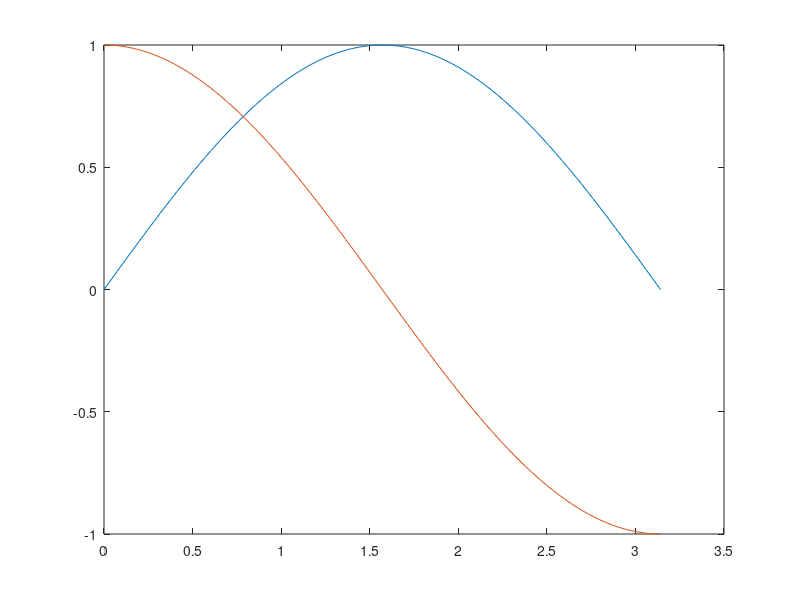
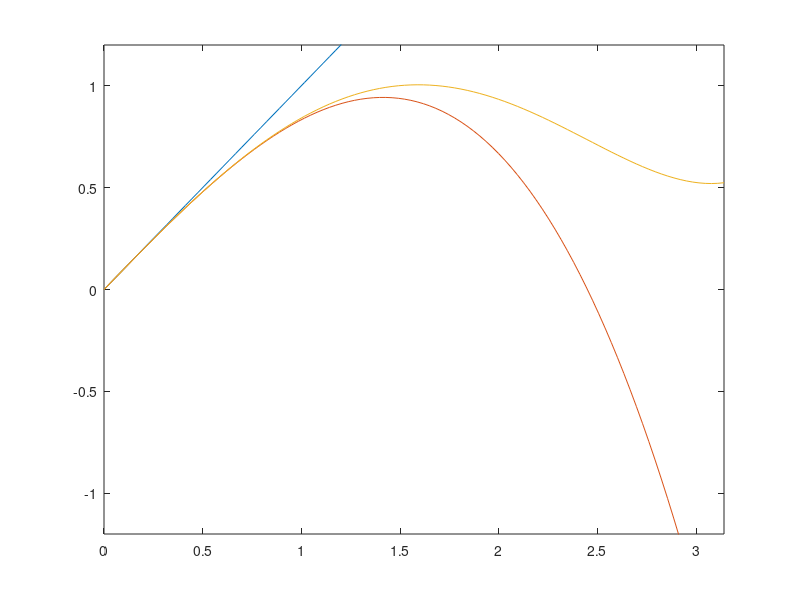
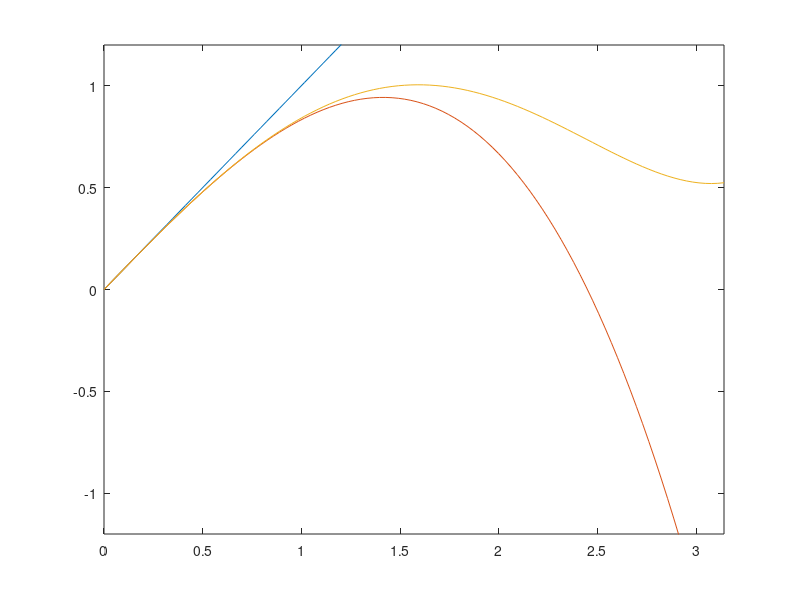

Write MATLAB code to recreate these figures, in order.
%obligatory
clear;clc;close;

x=linspace(0,pi);
plot(x,[sin(x);cos(x)]);
T=@(x) [x
        x-x.^3/6
        x-x.^3/6+x.^5/120];
P=@(x) [polyval([1,0],x);
        polyval([-1/6,0,1,0],x);
        polyval([1/120,0,-1/6,0,1,0],x)];
            
figure;
y=T(x);
plot(x,y); 
axis([0,pi,-1.2,1.2]);

figure;
y=P(x);
plot(x,y); 
axis([0,pi,-1.2,1.2]);
